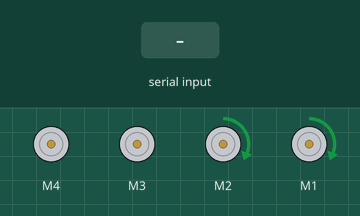
Bench run of a sketch on a simulated Arduino Uno, built with avr-gcc and run on an emulated ATmega328P. On the bench: 4 × DC motor (green arrow = forward, orange = backward, longer = faster). Inputs (shaded band) come from the test bench. What the sketch prints to the serial monitor is not drawn.

Above: at 1.2 s.
1.3 s: "F" received over Serial
At 2.8 s:
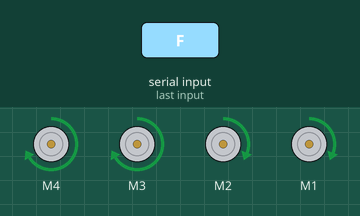
3.2 s: "B" received over Serial
At 5.0 s:
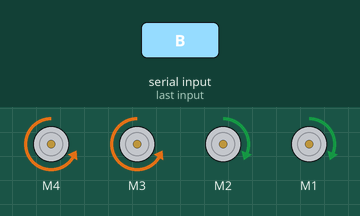
5.6 s: "L" received over Serial
At 7.6 s:
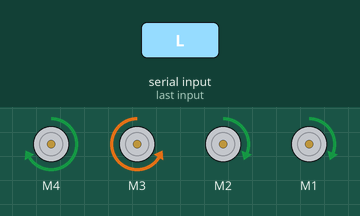
8.0 s: "R" received over Serial
At 10.1 s:
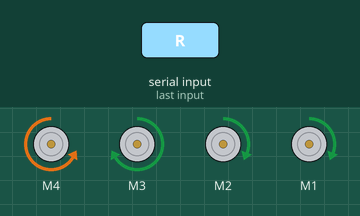
10.4 s: "S" received over Serial
At 10.57 s:
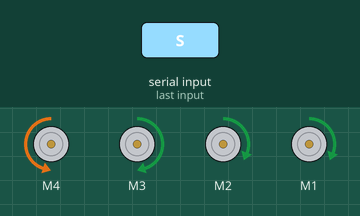
12.3 s: "B" received over Serial
At 12.47 s:
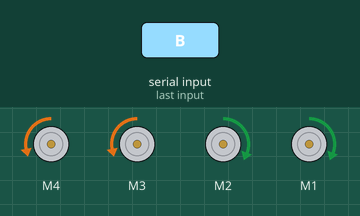
Timing chart, 0 to 15.3 s (numbered marks = the images above; inputs shaded):
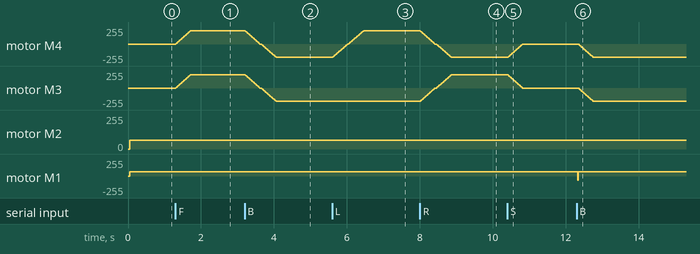

Measured:
- after the input at 1.3 s, motor M4, motor M3: moves from stopped to forward 200/255 over 0.40 s, starting at once
- after the input at 3.2 s, motor M4, motor M3: moves from forward 200/255 to backward 200/255 over 0.85 s, starting at once
- after the input at 5.6 s, motor M4: moves from backward 200/255 to forward 200/255 over 0.84 s, starting at once
- after the input at 8.0 s, motor M4: moves from forward 200/255 to backward 200/255 over 0.85 s, starting at once; motor M3: moves from backward 200/255 to forward 200/255 over 0.85 s, starting at once
- after the input at 10.4 s, motor M4: moves from backward 200/255 to stopped over 0.40 s, starting at once; motor M3: moves from forward 200/255 to stopped over 0.40 s, starting at once
- after the input at 12.3 s, motor M4, motor M3: moves from stopped to backward 200/255 over 0.42 s, starting after 0.05 s; motor M1: forward 64/255 → backward 64/255 at once, → forward 64/255 0.02 s later

The sketch:

BluetoothControl.ino
```cpp
#include <AFMotor.h>

AF_DCMotor motor1(1, MOTOR12_64KHZ);
AF_DCMotor motor2(2, MOTOR12_64KHZ);
AF_DCMotor motor3(3, MOTOR34_64KHZ);
AF_DCMotor motor4(4, MOTOR34_64KHZ);

void setup() {
  Serial.begin(9600);
  Serial.println("Bluetooth Robot Control");
  Serial.flush();
}

byte speedL = 0; //actual speed left motor
byte speedR = 0; //actual speed right motor
byte dirL = 1;  //1 = forward, 0 = backward
byte dirR = 1;  //1 = forward, 0 = backward
byte targetSpeedL = 0;
byte targetSpeedR = 0;
byte targetDirL = 1;  //1 = forward, 0 = backward
byte targetDirR = 1;  //1 = forward, 0 = backward
char get_char = ' ';  //read serial

void loop() {

  Serial.flush();

  // wait for incoming data
  if (Serial.available() >= 0) {
    // parse incoming command
    get_char = Serial.read();
    if (get_char == 'F') { //forward
      targetDirL = 1;
      targetDirR = 1;
      targetSpeedL = 200;
      targetSpeedR = 200;
    } else if (get_char == 'B') { //backward
      targetDirL = 0;
      targetDirR = 0;
      targetSpeedL = 200;
      targetSpeedR = 200;
    } else if (get_char == 'L') { //left
      targetDirL = 1;
      targetDirR = 0;
      targetSpeedL = 200;
      targetSpeedR = 200;
    } else if (get_char == 'R') { //right
      targetDirL = 0;
      targetDirR = 1;
      targetSpeedL = 200;
      targetSpeedR = 200;
    } else if (get_char == 'S') { //stop
      targetDirL = 1;
      targetDirR = 1;
      targetSpeedL = 0;
      targetSpeedR = 0;
    };
  }

// adjust left motor speed
  if (dirL == targetDirL && speedL < targetSpeedL)
    speedL = speedL + 5;
  else if (dirL == targetDirL && speedL > targetSpeedL)
    speedL = speedL - 5;
  else if (dirL != targetDirL && speedL > 0)
    speedL = speedL - 5;
  else if (speedL == 0) {
    dirL = targetDirL;
    //motor1.run(RELEASE);
    motor4.run(RELEASE);
    delay(10);
  }
  //motor1.setSpeed(speedL);
  motor4.setSpeed(speedL);
  if (dirL == 1) {
    //motor1.run(FORWARD);
    motor4.run(FORWARD);
  } else {
    motor1.run(BACKWARD);
    motor4.run(BACKWARD);
  }

// adjust right motor speed
  if (dirR == targetDirR && speedR < targetSpeedR)
    speedR = speedR + 5;
  else if (dirR == targetDirR && speedR > targetSpeedR)
    speedR = speedR - 5;
  else if (dirR != targetDirR && speedR > 0)
    speedR = speedR - 5;
  else if (speedR == 0) {
    dirR = targetDirR;
    //motor2.run(RELEASE);
    motor3.run(RELEASE);
    delay(10);
  }
  //motor2.setSpeed(speedR);
  motor3.setSpeed(speedR);
  if (dirR == 1) {
    motor2.run(FORWARD);
    motor3.run(FORWARD);
  } else {
    motor2.run(BACKWARD);
    motor3.run(BACKWARD);
  }

  motor1.run(FORWARD);
  motor1.setSpeed(64);
  motor2.run(FORWARD);
  motor2.setSpeed(64);
  delay(10);

}
```
